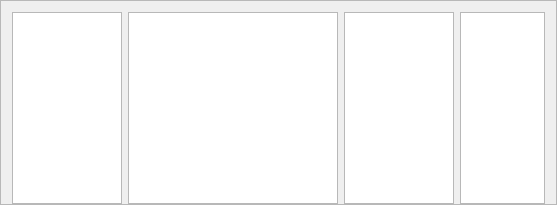
               <widget class="QFrame" name="in_column_frame">
                <property name="minimumSize">
                 <size>
                  <width>0</width>
                  <height>200</height>
                 </size>
                </property>
                <property name="maximumSize">
                 <size>
                  <width>568</width>
                  <height>16777215</height>
                 </size>
                </property>
                <property name="frameShape">
                 <enum>QFrame::StyledPanel</enum>
                </property>
                <property name="frameShadow">
                 <enum>QFrame::Raised</enum>
                </property>
                <layout class="QGridLayout" name="gridLayout_2">
                 <property name="bottomMargin">
                  <number>0</number>
                 </property>
                 <item row="0" column="3">
                  <widget class="QListWidget" name="in_list_3">
                   <property name="maximumSize">
                    <size>
                     <width>110</width>
                     <height>16777215</height>
                    </size>
                   </property>
                  </widget>
                 </item>
                 <item row="0" column="1">
                  <widget class="QListWidget" name="in_list_2">
                   <property name="maximumSize">
                    <size>
                     <width>210</width>
                     <height>16777215</height>
                    </size>
                   </property>
                  </widget>
                 </item>
                 <item row="0" column="0">
                  <widget class="QListWidget" name="in_list_1">
                   <property name="maximumSize">
                    <size>
                     <width>110</width>
                     <height>16777215</height>
                    </size>
                   </property>
                  </widget>
                 </item>
                 <item row="0" column="4">
                  <widget class="QListWidget" name="in_list_4">
                   <property name="maximumSize">
                    <size>
                     <width>85</width>
                     <height>16777215</height>
                    </size>
                   </property>
                  </widget>
                 </item>
                </layout>
               </widget>
